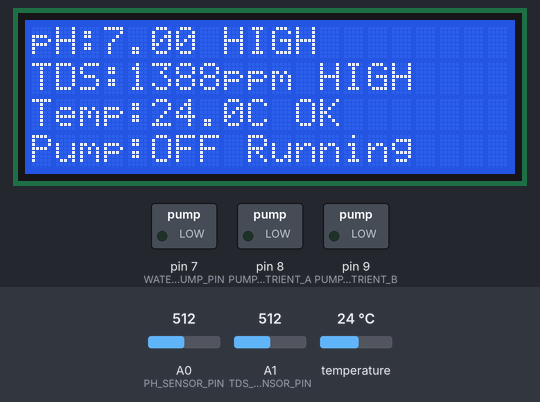
Simulated run of this sketch. Board: Arduino Uno, built with avr-gcc and run on an emulated ATmega328P. Parts: 20×4 character LCD, switched loads named in the sketch (green lamp = pin HIGH). The test bench sets the inputs (shaded band); at power-on: temperature 24 °C, A0 (PH_SENSOR_PIN) = 512, A1 (TDS_SENSOR_PIN) = 512. What the sketch prints to the serial monitor is not drawn.

Above: at 6.0 s.
6.1 s: temperature set to 18.4 °C
At 11.3 s:
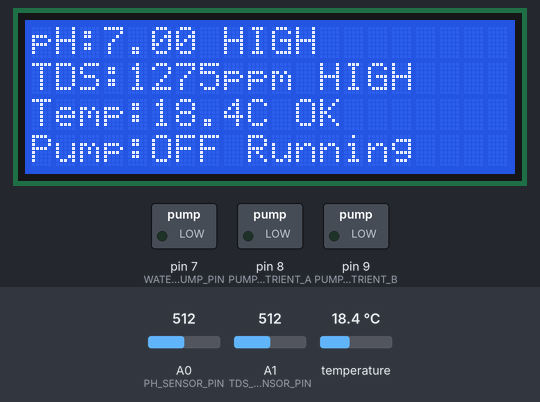
12.4 s: temperature set to 17.2 °C
At 18.2 s:
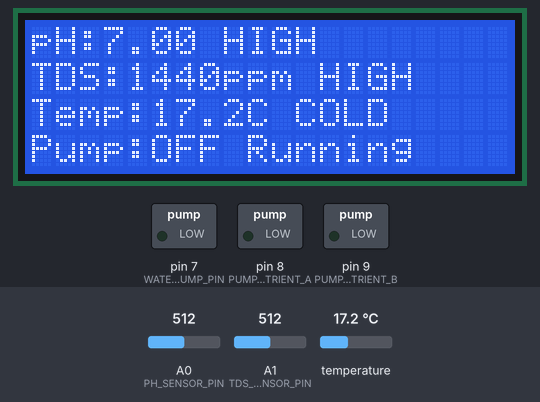
21.4 s: A0 (PH_SENSOR_PIN) set to 541
At 28.1 s:
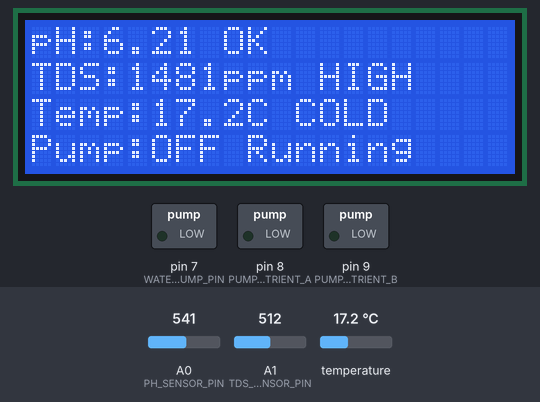
28.4 s: A1 (TDS_SENSOR_PIN) set to 326
At 31.3 s:
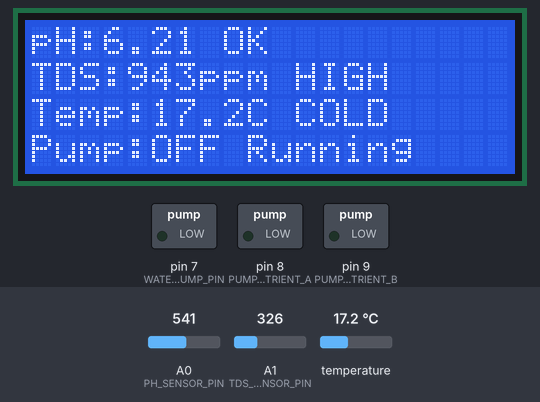
32.9 s: A1 (TDS_SENSOR_PIN) set to 298
At 38.1 s:
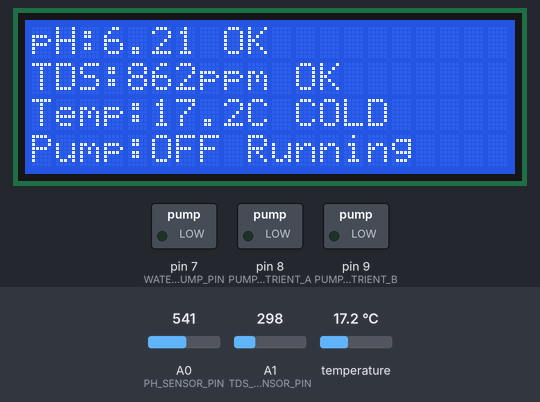
38.4 s: A0 (PH_SENSOR_PIN) set to 511
At 41.3 s:
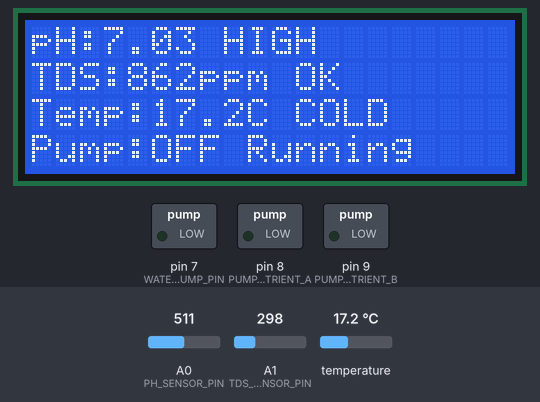
Timing chart, 0 to 42.8 s (numbered marks = the images above; inputs shaded):
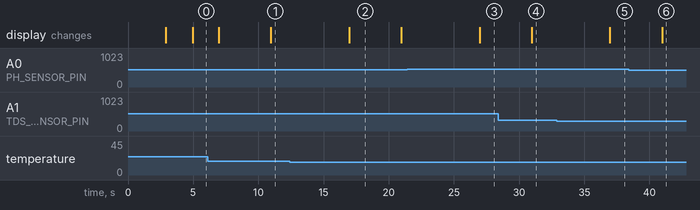

The sketch:

hydroponic_v1.ino
```cpp
/*
 * Automated Tower Hydroponic System for Radish
 * with pH, TDS, and Temperature monitoring
 *
 * Hardware: Arduino Uno R3, pH sensor, TDS sensor, DS18B20 temp sensor
 * Actuators: Water pump (15W), 2x Peristaltic pumps for nutrients
 * Display: 20x4 I2C LCD
 */

#include <Wire.h>               // For I2C communication
#include <LiquidCrystal_I2C.h>  // For I2C 20x4 LCD
#include <OneWire.h>            // For DS18B20 temperature sensor
#include <DallasTemperature.h>  // For DS18B20 temperature sensor


// ==================== PIN ASSIGNMENTS ====================
// Analog pins
#define PH_SENSOR_PIN     A0    // pH sensor analog input
#define TDS_SENSOR_PIN    A1    // TDS sensor analog input
#define TEMP_SENSOR_PIN   2     // DS18B20 digital pin

// Digital pins (Relays)
#define WATER_PUMP_PIN    7     // Main water circulation pump (15W)
#define PUMP_NUTRIENT_A   8     // Peristaltic pump for Nutrient A (Bottle A)
#define PUMP_NUTRIENT_B   9     // Peristaltic pump for Nutrient B (Bottle B)


// ==================== GLOBAL CONFIGS & THRESHOLDS ====================
// pH Thresholds (Optimal for radish: 5.8-6.5)
#define PH_TARGET         6.1    // Target pH setpoint
#define PH_MIN            5.8    // Minimum acceptable pH
#define PH_MAX            6.5    // Maximum acceptable pH
#define PH_TOLERANCE      0.2    // Hysteresis band to prevent pump oscillation

// TDS/PPM Thresholds (Optimal for radish: 600-900 ppm on 500 scale) (unit to be changed depending on sensor e.g. mS/cm)
#define TDS_TARGET        750    // Target TDS in ppm (mid-range for main growth)
#define TDS_MIN           600    // Minimum acceptable TDS (ppm)
#define TDS_MAX           900    // Maximum acceptable TDS (ppm)
#define TDS_TOLERANCE     50     // Hysteresis band

// Temperature Thresholds (Optimal: 18-24°C for radish root zone) (to be researched further)
#define TEMP_MIN          18.0   // Minimum acceptable temperature (°C)
#define TEMP_MAX          24.0   // Maximum acceptable temperature (°C)
#define TEMP_WARNING      26.0   // Warning threshold

// Pump Durations (in milliseconds)
#define WATER_PUMP_ON_DURATION    300000   // 5 minutes (300,000 ms) - circulation cycle
#define WATER_PUMP_OFF_DURATION   900000   // 15 minutes (900,000 ms) - wait between cycles
#define NUTRIENT_PUMP_DOSE_TIME   5000     // 5 seconds per nutrient dose
#define PUMP_WAIT_AFTER_DOSE      180000   // 3 minutes (180,000 ms) - wait for mixing before re-check

// Sensor Calibration Constants
#define PH_OFFSET         0.0    // pH calibration offset (adjust after calibration)
#define TDS_K_VALUE       1.0    // TDS sensor K value (compensates for probe constant)
#define VREF              5.0    // Arduino reference voltage
#define ADC_RESOLUTION    1024.0 // 10-bit ADC

// Timing intervals
#define SENSOR_READ_INTERVAL      5000     // Read sensors every 5 seconds
#define LCD_UPDATE_INTERVAL       2000     // Update LCD every 2 seconds
#define CONTROL_CHECK_INTERVAL    60000    // Check and adjust pH/TDS every 60 seconds


// ==================== HARDWARE INITIALIZATION ====================
// LCD: 20x4 I2C display (address 0x27 or 0x3F - common for I2C LCDs)
LiquidCrystal_I2C lcd(0x27, 20, 4);  // Change to 0x3F if 0x27 doesn't work

// Temperature sensor
OneWire oneWire(TEMP_SENSOR_PIN);
DallasTemperature tempSensors(&oneWire);


// ==================== GLOBAL VARIABLES ====================
// Sensor readings
float currentPH = 7.0;
float currentTDS = 0.0;
float currentTemp = 20.0;

// Pump state tracking
unsigned long lastWaterPumpOn = 0;
unsigned long lastWaterPumpOff = 0;
bool waterPumpState = false;

// Timing variables
unsigned long lastSensorRead = 0;
unsigned long lastLCDUpdate = 0;
unsigned long lastControlCheck = 0;
unsigned long lastNutrientDose = 0;

// System status flags
bool systemInitialized = false;
String systemStatus = "Starting...";


// ==================== SETUP ====================
void setup() {
  Serial.begin(9600);
  Serial.println(F("Tower Hydroponic System - Initializing..."));

  // Initialize LCD
  lcd.init();
  lcd.backlight();
  lcd.clear();
  lcd.setCursor(0, 0);
  lcd.print("Hydroponic System");
  lcd.setCursor(0, 1);
  lcd.print("Initializing...");

  // Configure pin modes
  pinMode(WATER_PUMP_PIN, OUTPUT);
  pinMode(PUMP_NUTRIENT_A, OUTPUT);
  pinMode(PUMP_NUTRIENT_B, OUTPUT);

  // Ensure all pumps are OFF at startup
  digitalWrite(WATER_PUMP_PIN, LOW);
  digitalWrite(PUMP_NUTRIENT_A, LOW);
  digitalWrite(PUMP_NUTRIENT_B, LOW);

  // Initialize temperature sensor
  tempSensors.begin();

  delay(2000);  // Let sensors stabilize

  // Read initial sensor values
  readSensors();

  lcd.clear();
  lcd.setCursor(0, 0);
  lcd.print("System Ready!");
  delay(2000);

  systemInitialized = true;
  systemStatus = "Running";
  Serial.println(F("System initialized successfully!"));
}


// ==================== MAIN LOOP ====================
void loop() {
  unsigned long currentMillis = millis();

  // Read sensors at regular intervals
  if (currentMillis - lastSensorRead >= SENSOR_READ_INTERVAL) {
    readSensors();
    lastSensorRead = currentMillis;
  }

  // Update LCD display
  if (currentMillis - lastLCDUpdate >= LCD_UPDATE_INTERVAL) {
    updateLCD();
    lastLCDUpdate = currentMillis;
  }

  // Control water pump (tower irrigation cycle)
  controlWaterPump(currentMillis);

  // Check and adjust pH/TDS
  if (currentMillis - lastControlCheck >= CONTROL_CHECK_INTERVAL) {
    checkAndAdjustNutrients(currentMillis);
    lastControlCheck = currentMillis;
  }

  // Print to serial for debugging
  printSerialData();
}

// ==================== SENSOR READING FUNCTIONS ====================
void readSensors() {
  currentPH = readPH();
  currentTDS = readTDS();
  currentTemp = readTemperature();
}

float readPH() {
  int rawValue = analogRead(PH_SENSOR_PIN);
  float voltage = rawValue * (VREF / ADC_RESOLUTION);

  // pH calculation (typical pH sensor: pH = 7 at 2.5V, -0.18V per pH unit)
  // Adjust this formula based on your specific pH sensor calibration
  float pH = 7.0 - ((voltage - 2.5) / 0.18) + PH_OFFSET;

  // Clamp to realistic range
  if (pH < 0.0) pH = 0.0;
  if (pH > 14.0) pH = 14.0;

  return pH;
}

float readTDS() {
  int rawValue = analogRead(TDS_SENSOR_PIN);
  float voltage = rawValue * (VREF / ADC_RESOLUTION);

  // Temperature compensation for TDS
  float compensationCoefficient = 1.0 + 0.02 * (currentTemp - 25.0);
  float compensationVoltage = voltage / compensationCoefficient;

  // TDS calculation (typical: TDS = (133.42 * voltage^3 - 255.86 * voltage^2 + 857.39 * voltage) * 0.5)
  // Simplified linear approximation: TDS (ppm) ≈ voltage * 500 * K_value
  float tds = (compensationVoltage * 500.0 * TDS_K_VALUE);

  if (tds < 0.0) tds = 0.0;

  return tds;
}

float readTemperature() {
  tempSensors.requestTemperatures();
  float temp = tempSensors.getTempCByIndex(0);

  // Check for sensor error
  if (temp == DEVICE_DISCONNECTED_C || temp < -50.0 || temp > 100.0) {
    Serial.println(F("Warning: Temperature sensor error!"));
    return currentTemp;  // Return last valid reading
  }

  return temp;
}

// ==================== PUMP CONTROL FUNCTIONS ====================
void controlWaterPump(unsigned long currentMillis) {
  // Tower hydroponic: pump water up, let it drip down through plants

  if (!waterPumpState) {
    // Pump is OFF - check if it's time to turn ON
    if (currentMillis - lastWaterPumpOff >= WATER_PUMP_OFF_DURATION) {
      digitalWrite(WATER_PUMP_PIN, HIGH);
      waterPumpState = true;
      lastWaterPumpOn = currentMillis;
      Serial.println(F("Water pump ON - Irrigation cycle started"));
    }
  } else {
    // Pump is ON - check if it's time to turn OFF
    if (currentMillis - lastWaterPumpOn >= WATER_PUMP_ON_DURATION) {
      digitalWrite(WATER_PUMP_PIN, LOW);
      waterPumpState = false;
      lastWaterPumpOff = currentMillis;
      Serial.println(F("Water pump OFF - Rest period"));
    }
  }
}

void checkAndAdjustNutrients(unsigned long currentMillis) {
  // Wait after recent dosing to allow mixing and sensor stabilization
  if (currentMillis - lastNutrientDose < PUMP_WAIT_AFTER_DOSE) {
    return;  // Skip adjustment, waiting for solution to mix
  }

  // Check TDS level and add nutrients if needed
  if (currentTDS < (TDS_MIN + TDS_TOLERANCE)) {
    // TDS too low - add nutrients A and B (equal doses)
    Serial.print(F("TDS low ("));
    Serial.print(currentTDS);
    Serial.println(F(" ppm) - Adding nutrients..."));

    systemStatus = "Add Nutrients";
    updateLCD();

    // Dose Nutrient A
    digitalWrite(PUMP_NUTRIENT_A, HIGH);
    delay(NUTRIENT_PUMP_DOSE_TIME);
    digitalWrite(PUMP_NUTRIENT_A, LOW);

    delay(1000);  // Small gap between A and B

    // Dose Nutrient B
    digitalWrite(PUMP_NUTRIENT_B, HIGH);
    delay(NUTRIENT_PUMP_DOSE_TIME);
    digitalWrite(PUMP_NUTRIENT_B, LOW);

    lastNutrientDose = currentMillis;
    systemStatus = "Running";

    Serial.println(F("Nutrient dosing complete. Waiting for mixing..."));
  }

  // Check pH level and provide manual adjustment instructions
  if (currentPH < (PH_MIN + PH_TOLERANCE)) {
    // pH too low - manual adjustment needed
    Serial.print(F("pH low ("));
    Serial.print(currentPH);
    Serial.println(F(") - MANUAL: Add pH UP solution"));
    systemStatus = "pH LOW - Add UP";

  } else if (currentPH > (PH_MAX - PH_TOLERANCE)) {
    // pH too high - manual adjustment needed
    Serial.print(F("pH high ("));
    Serial.print(currentPH);
    Serial.println(F(") - MANUAL: Add pH DOWN solution"));
    systemStatus = "pH HIGH - Add DOWN";
  }
}

// ==================== LCD DISPLAY FUNCTION ====================
void updateLCD() {
  lcd.clear();

  // Line 1: pH value
  lcd.setCursor(0, 0);
  lcd.print("pH:");
  lcd.print(currentPH, 2);
  lcd.print(" ");
  if (currentPH >= PH_MIN && currentPH <= PH_MAX) {
    lcd.print("OK");
  } else if (currentPH < PH_MIN) {
    lcd.print("LOW");
  } else {
    lcd.print("HIGH");
  }

  // Line 2: TDS value
  lcd.setCursor(0, 1);
  lcd.print("TDS:");
  lcd.print((int)currentTDS);
  lcd.print("ppm ");
  if (currentTDS >= TDS_MIN && currentTDS <= TDS_MAX) {
    lcd.print("OK");
  } else if (currentTDS < TDS_MIN) {
    lcd.print("LOW");
  } else {
    lcd.print("HIGH");
  }

  // Line 3: Temperature
  lcd.setCursor(0, 2);
  lcd.print("Temp:");
  lcd.print(currentTemp, 1);
  lcd.print("C ");
  if (currentTemp >= TEMP_MIN && currentTemp <= TEMP_MAX) {
    lcd.print("OK");
  } else if (currentTemp < TEMP_MIN) {
    lcd.print("COLD");
  } else if (currentTemp > TEMP_WARNING) {
    lcd.print("HOT!");
  } else {
    lcd.print("WARM");
  }

  // Line 4: Pump status
  lcd.setCursor(0, 3);
  lcd.print("Pump:");
  if (waterPumpState) {
    lcd.print("ON ");
  } else {
    lcd.print("OFF");
  }
  lcd.print(" ");
  lcd.print(systemStatus);
}

// ==================== SERIAL DEBUG OUTPUT ====================
void printSerialData() {
  static unsigned long lastSerialPrint = 0;
  unsigned long currentMillis = millis();

  if (currentMillis - lastSerialPrint >= 10000) {  // Print every 10 seconds
    Serial.println(F("========== Sensor Readings =========="));
    Serial.print(F("pH: "));
    Serial.print(currentPH, 2);
    Serial.print(F(" (Target: "));
    Serial.print(PH_TARGET);
    Serial.println(F(")"));

    Serial.print(F("TDS: "));
    Serial.print(currentTDS, 0);
    Serial.print(F(" ppm (Target: "));
    Serial.print(TDS_TARGET);
    Serial.println(F(" ppm)"));

    Serial.print(F("Temperature: "));
    Serial.print(currentTemp, 1);
    Serial.println(F(" °C"));

    Serial.print(F("Water Pump: "));
    Serial.println(waterPumpState ? F("ON") : F("OFF"));

    Serial.print(F("System Status: "));
    Serial.println(systemStatus);
    Serial.println(F("===================================="));

    lastSerialPrint = currentMillis;
  }
}
```

Measured:
- the behaviour switches between 18 and 17.9 °C on temperature (found by bisection; images 1 and 2)
- the behaviour switches between 530 and 531 on A0 (PH_SENSOR_PIN) (found by bisection; images 2 and 3)
- the behaviour switches between 312 and 311 on A1 (TDS_SENSOR_PIN) (found by bisection; images 4 and 5)
- after the input at 6.1 s, the display: first differs from a run without the input after 4.9 s (image 1)
- after the input at 12.4 s, the display: changes after 4.6 s (image 2)
- after the input at 21.4 s, the display: changes after 5.6 s (image 3)
- after the input at 28.4 s, the display: changes after 2.6 s (image 4)
- after the input at 32.9 s, the display: changes after 4.1 s (image 5)
- after the input at 38.4 s, the display: changes after 2.6 s (image 6)
